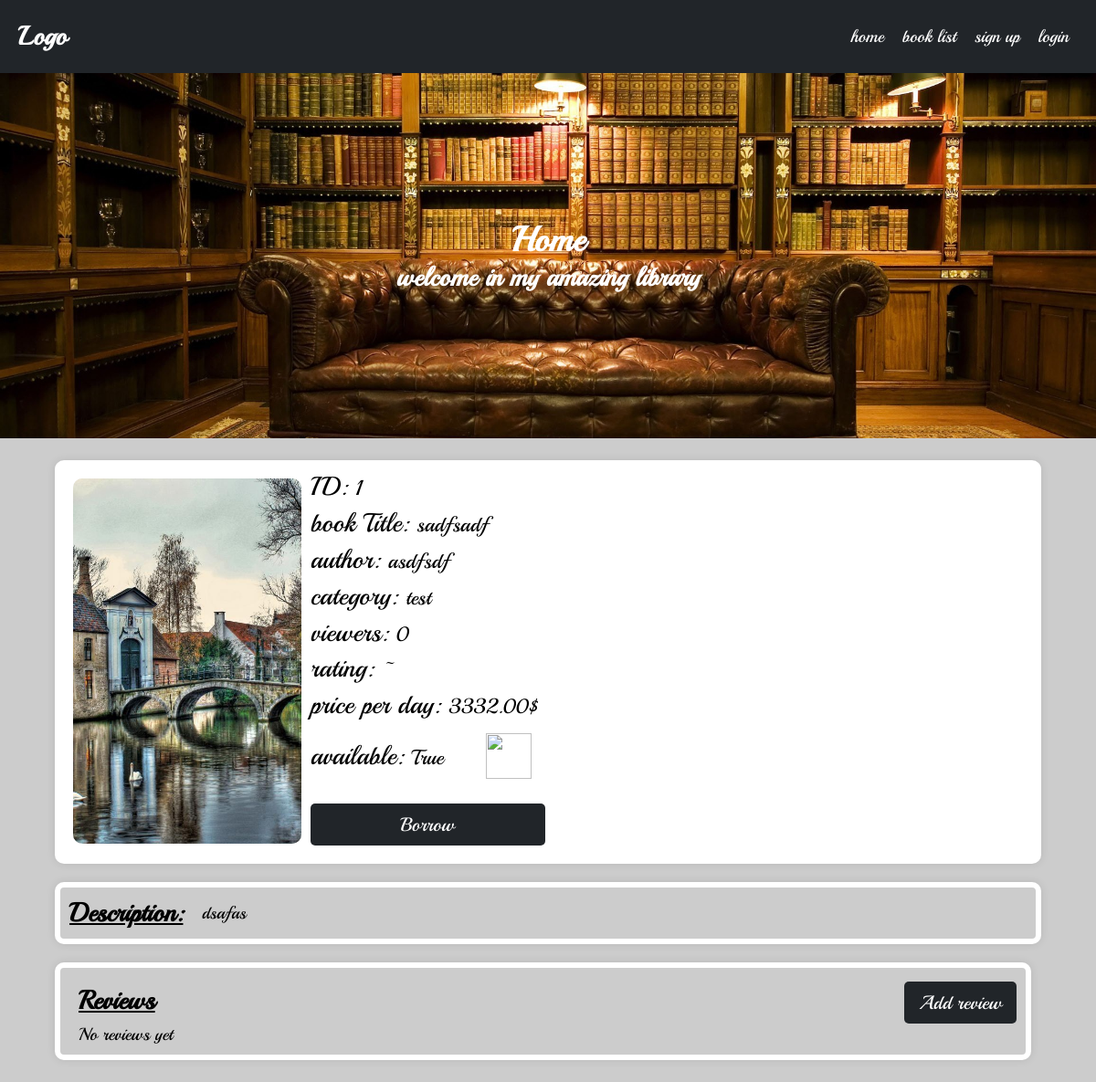
The page /books/sadfsadf/ on the database as committed earlier.
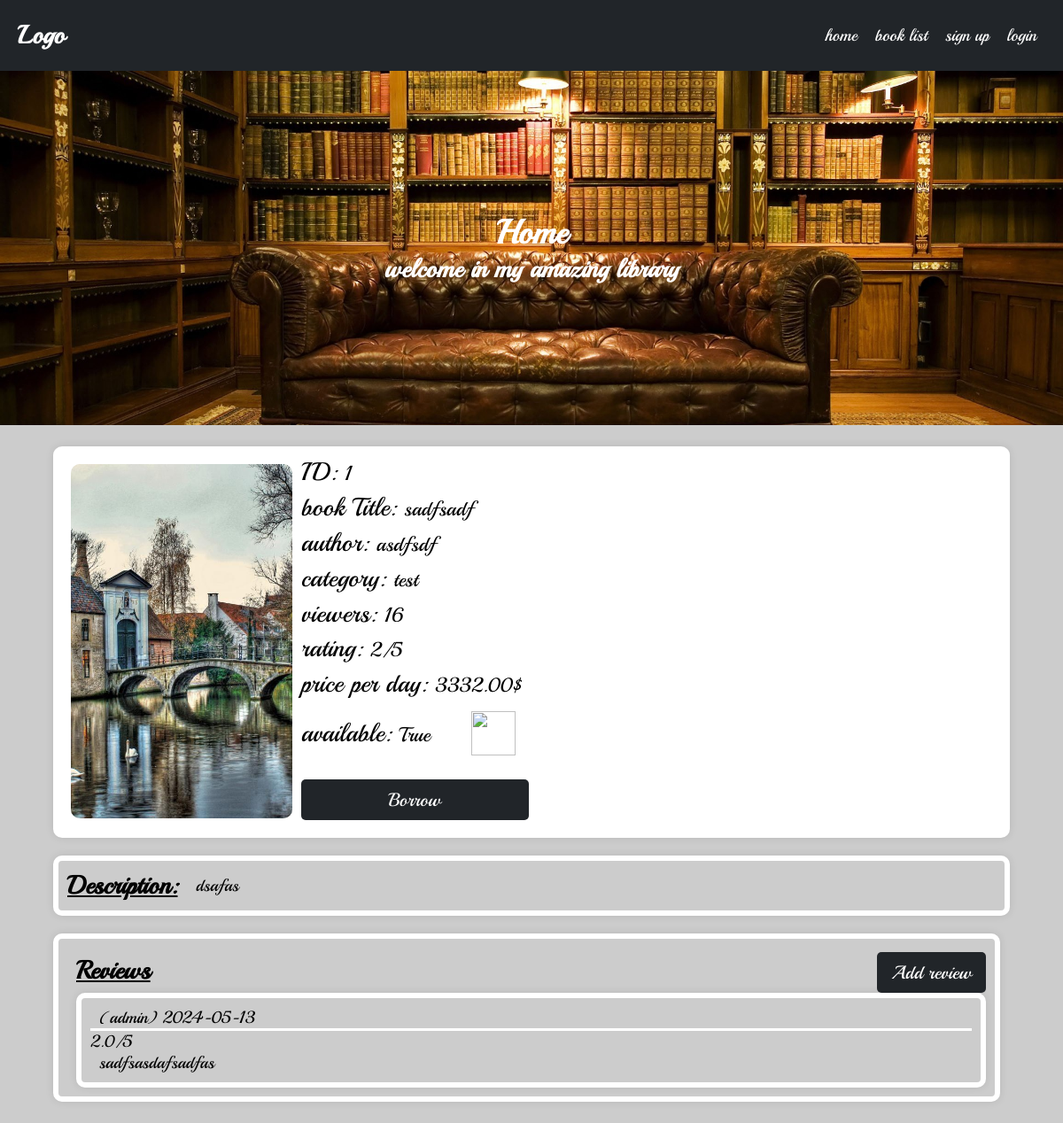
The same page on the database as committed later.
### books/models.py (models this page shows, shortened)
class Book(BasicModel):
    uploaded_by = models.ForeignKey(User, on_delete=models.CASCADE, related_name='books')
    category = models.ForeignKey(Category, on_delete=models.CASCADE, related_name='books')
    viewers = models.ManyToManyField(User, through=Viewers, related_name='viewed_books')
    title = models.CharField(max_length=100)
    author = models.CharField(max_length=100)
    price = models.DecimalField(max_digits=10, decimal_places=2)
    description = models.TextField()
    borrower = models.ForeignKey(User, on_delete=models.SET_NULL, related_name='borrowed_books', null=True, blank=True)
    objects = BookManager()
    @property
    def is_borrowed(self):
        return self.borrower is not None
    @property
    def rating(self):
        return self.ratings.aggregate(avg_rating=Avg('rating'))['avg_rating'] or '~'
    @property
    def views(self):
        return self.user_viewers.aggregate(total_views=Sum('count'))['total_views'] or 0
    class Meta:
        verbose_name = 'Book'
        verbose_name_plural = 'Books'

class BookImage(BasicModel):
    image = models.ImageField(upload_to=book_cover_path, null=True, blank=True)
    book = models.OneToOneField(Book, on_delete=models.CASCADE, related_name='image', null=True, blank=True)
    class Meta:
        verbose_name = 'Book Image'
        verbose_name_plural = 'Book Images'
    @property
    def url(self):
        return self.image.url

### categories/models.py (models this page shows, shortened)
class Category(BasicModel):
    title = models.CharField(max_length=100)
    user = models.ForeignKey(User, on_delete=models.SET_NULL, related_name='categories',null=True, blank=True)
    class Meta:
        verbose_name = 'Category'
        verbose_name_plural = 'Categories'
    def __str__(self):
        return self.title

### ratings/models.py (models this page shows, shortened)
class Rating(BasicModel):
    user = models.ForeignKey(User, on_delete=models.CASCADE, related_name='ratings')
    book = models.ForeignKey('books.Book', on_delete=models.CASCADE, related_name='ratings')
    rating = models.DecimalField(max_digits=3, decimal_places=1)
    review = models.TextField(blank=True, null=True)
    active = models.BooleanField(default=True)
    objects = RatingManager()
    class Meta:
        verbose_name = 'rating'
        verbose_name_plural = 'ratings'

### books/views.py (the view)
# urls.py: path('<slug:slug>/', views.BookDetailView.as_view(), name='book_details'),
class BookDetailView(DetailView):
    model = Book
    def get_queryset(self):
        if (self.request.user.is_authenticated):
            Book.objects.active().get(slug=self.kwargs['slug']).increase_views(self.request.user)
        return Book.objects.active().filter(slug=self.kwargs['slug'])

### books/models.py (called while the page is built)
    def get_queryset(self):
        return queryset(self.model, using=self._db)

    def active(self):
        return self.get_queryset().filter(active=True)

### books/templatetags/custom_filters.py (called while the page is built)
@register.filter(name='not')
def not_gate(value):
    return not value

@register.filter(name='is_not_object_owner')
def is_not_object_owner(request_user, object_list):
    for obj in object_list:
        if obj.user == request_user:
            return True
    return False

### ratings/models.py (called while the page is built)
    def active(self):
        return self.filter(active=True)

    def get_queryset(self):
        return RatingQuerySet(self.model, using=self._db)

    def active(self):
        return self.get_queryset().active()

### templates/books/book_detail.html (shortened to what this page needs)
{% extends "base.html" %}
{% load static %}
{% load custom_filters %}
{% block style %}
<link rel="stylesheet" href="{% static 'assets/css/details.css' %}">
{% endblock %}
{% block content %}
<div class="container details-container">
    <div class="row">
        <div class="col-sm-6 col-md-3 ">
            <img class="w-100" id="bookImg" src="{{object.image.url}}" alt="">
        </div>
        <div class="col-9 text-data">
            <div>ID: <span id="bookID"> {{object.id}}</span></div>
            <br/>
            <div>book Title: <span id="bookTitle"> {{object.title}}</span></div>
            <br/>
            <div>author: <span id="bookAuthor"> {{object.author}}</span></div>
            <br/>
            <div>category: <span id="bookCategory"> {{object.category}}</span></div>
            <br/>
            <div>viewers: <span id="bookViewers">  {{object.views}}</span></div>
            <br/>
            <div>rating: <span id="bookRating">  {{object.rating}}{% if object.rating != '~' %}/5{% endif %} </span>
            </div>
            <br/>
            <div>price per day: <span id="bookPrice">  {{object.price}}$</span></div>
            <br/>
            <div class="row" style="display:flex;flex-direction: row;align-items: center">
                <div class="col-3">available: <span id="bookAvailable">  {{object.is_borrowed|not}}</span></div>
                <div class="col-9">
                    <img class="love-icon" src="{% static 'assets/icons/heart-solid.svg' %}" alt="">
                </div>
            </div>
            <br/>
            {% if object.is_borrowed %}
            {% if request.user.id == object.borrower.id %}
            <button class="btn-2 btn-dark" onclick="urlRedirect('{% url 'return_book' object.slug %}')">Return</button>
            {% endif %}
            {% else %}
            <button class="btn-2 btn-dark" onclick="urlRedirect('{% url 'borrow_book' object.slug %}')">Borrow</button>
            {% endif %}
        </div>
    </div>
    <div class="row border-container">
        <h2>Description: </h2>
        <div id="bookDescription" style="word-break: break-word;">
            {{object.description}}
        </div>
    </div>
    <div class="row">
        <div class="col-12 border-container">
            <div class="row" style="justify-content: space-between">
                <div class="col-3">
                    <h2 style="text-decoration: underline">Reviews </h2>
                </div>
                {% if not request.user|is_not_object_owner:object.ratings.all %}
                <div class="col-3 text-right">
                    <button class="btn-dark btn-3" onclick="urlRedirect(`{% url 'add_rating' object.slug %}`)">Add review</button>
                </div>
                {% endif %}
            </div>
            {% if object.ratings.count > 0 %}
            <div id="bookReviews">
                {% for ratings in object.ratings.active %}
                {% if ratings.user != request.user %}
                <div class="review " {% if not forloop.last %} style="margin-bottom: 20px" {% endif %}>
                    <div class="border-container">
                        <div style="border-bottom: 3px solid white">
                            <span class="reviewer">({{ratings.user}})</span>
                            <span class="review-date">{{ratings.updated_at|date:"Y-m-d"}}</span>
                        </div>
                        <span class="review-content">{{ratings.rating}}/5</span>
                        <div class="review-content" style="word-break: break-word;">{{ratings.review}}</div>
                    </div>
                </div>
                {% endif %}
                {% endfor %}
            </div>
            {% else %}
            <div>No reviews yet</div>
            {% endif %}
        </div>
    </div>
</div>
    {% endblock %}

Rows that differ between the two databases and show on the page:
computed for Book "sadfsadf": views "0" → "16"; rating "~" → "2"
added Rating: user "admin", updated_at "2024-05-13", rating "2.0", review "sadfsasdafsadfas"
Other text that changed with them:
text no longer shown: "No reviews yet"
text now shown: "/5"
